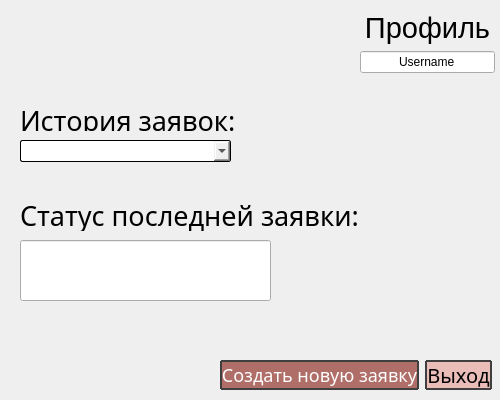
<?xml version="1.0" encoding="UTF-8"?>
<ui version="4.0">
 <class>Form</class>
 <widget class="QWidget" name="Form">
  <property name="geometry">
   <rect>
    <x>0</x>
    <y>0</y>
    <width>500</width>
    <height>400</height>
   </rect>
  </property>
  <property name="minimumSize">
   <size>
    <width>500</width>
    <height>400</height>
   </size>
  </property>
  <property name="maximumSize">
   <size>
    <width>500</width>
    <height>400</height>
   </size>
  </property>
  <property name="windowTitle">
   <string>TROPIK — система бронирования</string>
  </property>
  <widget class="QComboBox" name="historycomboBox">
   <property name="geometry">
    <rect>
     <x>20</x>
     <y>140</y>
     <width>211</width>
     <height>22</height>
    </rect>
   </property>
   <property name="styleSheet">
    <string notr="true">font: 75 15pt &quot;Rubik&quot;;
border: 1px solid #000;
border-radius: 2px</string>
   </property>
  </widget>
  <widget class="QLabel" name="label_2">
   <property name="geometry">
    <rect>
     <x>20</x>
     <y>110</y>
     <width>221</width>
     <height>21</height>
    </rect>
   </property>
   <property name="font">
    <font>
     <family>Rubik</family>
     <pointsize>20</pointsize>
     <weight>9</weight>
     <italic>false</italic>
     <bold>false</bold>
    </font>
   </property>
   <property name="styleSheet">
    <string notr="true">font: 75 20pt &quot;Rubik&quot;;</string>
   </property>
   <property name="text">
    <string>История заявок:</string>
   </property>
  </widget>
  <widget class="QLabel" name="label_3">
   <property name="geometry">
    <rect>
     <x>20</x>
     <y>200</y>
     <width>351</width>
     <height>31</height>
    </rect>
   </property>
   <property name="font">
    <font>
     <family>Rubik</family>
     <pointsize>20</pointsize>
     <weight>9</weight>
     <italic>false</italic>
     <bold>false</bold>
    </font>
   </property>
   <property name="styleSheet">
    <string notr="true">font: 75 20pt &quot;Rubik&quot;;</string>
   </property>
   <property name="text">
    <string>Статус последней заявки:</string>
   </property>
  </widget>
  <widget class="QLineEdit" name="statuslineEdit">
   <property name="geometry">
    <rect>
     <x>20</x>
     <y>240</y>
     <width>251</width>
     <height>61</height>
    </rect>
   </property>
   <property name="styleSheet">
    <string notr="true">font: 75 28pt &quot;Rubik&quot;;</string>
   </property>
  </widget>
  <widget class="QWidget" name="">
   <property name="geometry">
    <rect>
     <x>360</x>
     <y>10</y>
     <width>135</width>
     <height>63</height>
    </rect>
   </property>
   <layout class="QVBoxLayout" name="verticalLayout">
    <item>
     <widget class="QLabel" name="label">
      <property name="font">
       <font>
        <pointsize>22</pointsize>
       </font>
      </property>
      <property name="text">
       <string>Профиль</string>
      </property>
      <property name="alignment">
       <set>Qt::AlignCenter</set>
      </property>
     </widget>
    </item>
    <item>
     <widget class="QLineEdit" name="lastnamelineEdit">
      <property name="font">
       <font>
        <pointsize>9</pointsize>
       </font>
      </property>
      <property name="layoutDirection">
       <enum>Qt::LeftToRight</enum>
      </property>
      <property name="text">
       <string>Username</string>
      </property>
      <property name="alignment">
       <set>Qt::AlignCenter</set>
      </property>
      <property name="readOnly">
       <bool>true</bool>
      </property>
     </widget>
    </item>
   </layout>
  </widget>
  <widget class="QWidget" name="">
   <property name="geometry">
    <rect>
     <x>220</x>
     <y>360</y>
     <width>272</width>
     <height>30</height>
    </rect>
   </property>
   <layout class="QHBoxLayout" name="horizontalLayout">
    <item>
     <widget class="QPushButton" name="pushButton_2">
      <property name="font">
       <font>
        <family>Rubik</family>
        <pointsize>-1</pointsize>
       </font>
      </property>
      <property name="styleSheet">
       <string notr="true">background-color: #b06e68;
color: white;
font-size: 18px;
font-family: Rubik;
border-radius: 1px;
border: 2px solid #3f3f3f</string>
      </property>
      <property name="text">
       <string>Создать новую заявку</string>
      </property>
     </widget>
    </item>
    <item>
     <widget class="QPushButton" name="exitpushButton">
      <property name="font">
       <font>
        <family>Rubik</family>
        <pointsize>-1</pointsize>
       </font>
      </property>
      <property name="styleSheet">
       <string notr="true">background-color: #ebbdb9;
color: black;
font-size: 20px;
font-family: Rubik;
border-radius: 1px;
border: 2px solid #3f3f3f</string>
      </property>
      <property name="text">
       <string>Выход</string>
      </property>
     </widget>
    </item>
   </layout>
  </widget>
 </widget>
 <resources/>
 <connections>
  <connection>
   <sender>exitpushButton</sender>
   <signal>clicked()</signal>
   <receiver>Form</receiver>
   <slot>close()</slot>
   <hints>
    <hint type="sourcelabel">
     <x>445</x>
     <y>365</y>
    </hint>
    <hint type="destinationlabel">
     <x>453</x>
     <y>331</y>
    </hint>
   </hints>
  </connection>
 </connections>
</ui>
